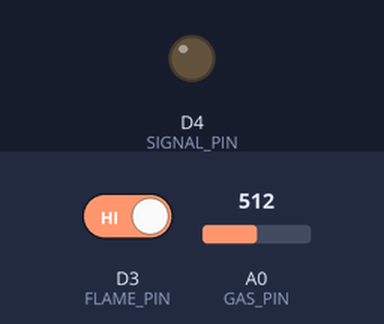
Bench run of a sketch on a simulated Arduino Uno R4 WiFi. Shown: output pins drawn as LEDs (lit = HIGH). The test bench sets the inputs (shaded band); at power-on: A0 (GAS_PIN) = 512, D3 (FLAME_PIN) HIGH. WiFi joins after 1.5 s; servers stay silent unless stated; web services answer with replies made up by the test bench; what the sketch prints to the serial monitor is not drawn.

Above: at 0.1 s.
At 2.7 s:
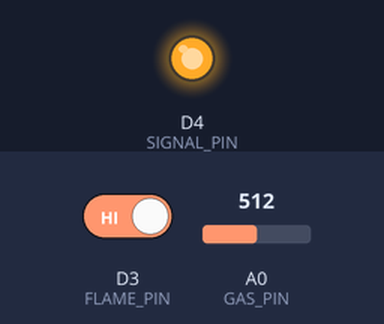
2.8 s: A0 (GAS_PIN) set to 465
16.8 s: A0 (GAS_PIN) set to 440
28.2 s: A0 (GAS_PIN) set to 460
At 29.1 s:
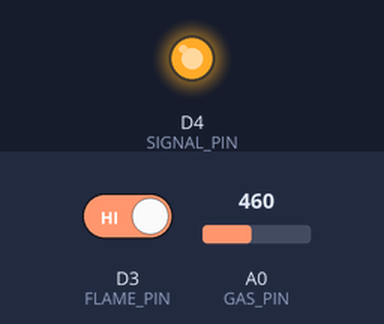
Timing chart, 0 to 31.2 s (numbered marks = the images above; inputs shaded):
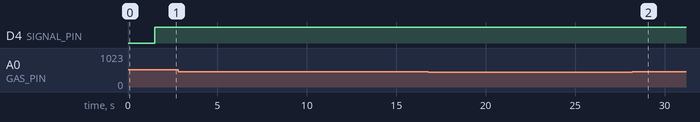

The sketch:

sketch_jan17a.ino
```cpp
// Master side code
#include <WiFiS3.h>
#include <ArduinoHttpClient.h>

//Wifi defineation
const char* ssid = "VodafoneF2CB76";
const char* password = "chdeg2XhyfPkNyct";

//Thingspeak api key details
const char* server = "api.thingspeak.com";
const char* writeAPIKey = "ODQWBWGHAQ9I2450";

//Pin definations
#define FLAME_PIN 3
#define GAS_PIN A0
#define SIGNAL_PIN 4

//Gas threshold
int gasThreshold = 450;


WiFiClient wifi;
HttpClient client(wifi, server, 80);

void setup() {
  pinMode(FLAME_PIN, INPUT);
  pinMode(GAS_PIN, INPUT);
  pinMode(SIGNAL_PIN, OUTPUT);
  digitalWrite(SIGNAL_PIN, LOW);

  Serial.begin(115200);


  WiFi.begin(ssid, password);
  Serial.print("Connecting to WiFi");
  while (WiFi.status() != WL_CONNECTED) {
    delay(500);
    Serial.print(".");
  }
  Serial.println("\nWiFi Connected");
}

void loop() {

  int flame = digitalRead(FLAME_PIN);
  int gasValue = analogRead(GAS_PIN);

  bool flameDetected = (flame == LOW);
  bool gasDetected   = (gasValue > gasThreshold);


  if (flameDetected || gasDetected) {
    digitalWrite(SIGNAL_PIN, HIGH);
    Serial.println("🔥 ALARM: Gas or Flame Detected");
  } else {
    digitalWrite(SIGNAL_PIN, LOW);
    Serial.println("✅ Safe Condition");
  }


  int flameStatus = flameDetected ? 1 : 0;
  int gasStatus   = gasDetected ? 1 : 0;

//Sending data to thingspeak
  if (WiFi.status() == WL_CONNECTED) {
    String url = "/update?api_key=" + String(writeAPIKey) +
                 "&field1=" + String(gasValue) +
                 "&field2=" + String(flameStatus) +
                 "&field3=" + String(gasStatus);

    client.get(url);

    int statusCode = client.responseStatusCode();
    client.responseBody();

    Serial.print("ThingSpeak Status Code: ");
    Serial.println(statusCode);
  } else {
    Serial.println("WiFi Disconnected!");
  }


  delay(15000);
}
```

Measured:
- after the input at 2.8 s, every drawn part: stays the same
- after the input at 16.8 s, every drawn part: stays the same
- after the input at 28.2 s, D4 (SIGNAL_PIN): stays HIGH (without the input it goes to LOW after 3.7 s)
